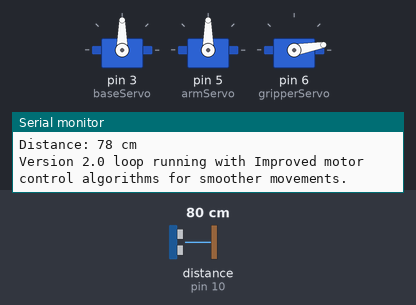
This sketch was run on a simulated Arduino Uno, built with avr-gcc and run on an emulated ATmega328P. Shown: 3 × servo, the last lines printed to the serial monitor. Wiring (inferred from the names in the program): ultrasonic range finder: trigger pin 9; echo pin 10. The inputs (shaded band) are chosen by the test bench; at power-on: distance to the obstacle (sensor on pin 10) 80 cm. The echo pulse lasts 58.3 µs per cm.

Above: at 1.4 s.
1.5 s: distance to the obstacle (sensor on pin 10) set to 17 cm
4.3 s: distance to the obstacle (sensor on pin 10) set to 14 cm
At 6.2 s:
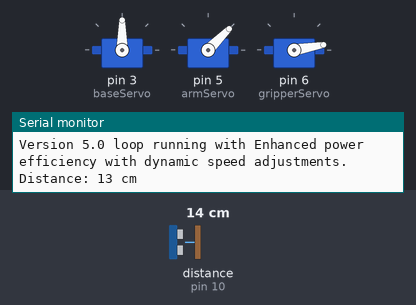
8.9 s: distance to the obstacle (sensor on pin 10) set to 18 cm
At 10.3 s:
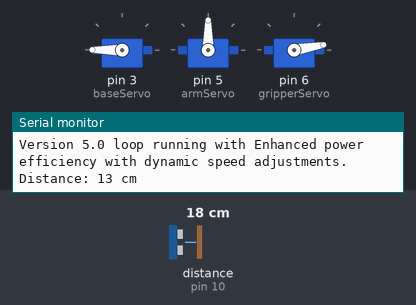
12.0 s: distance to the obstacle (sensor on pin 10) set to 2 cm
At 14.9 s:
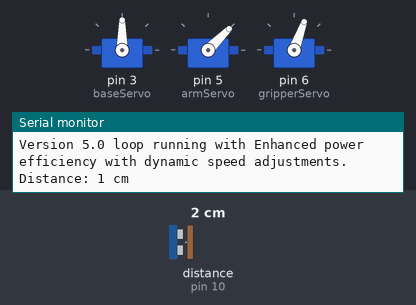
Timing chart, 0 to 17.6 s (numbered marks = the images above; inputs shaded):
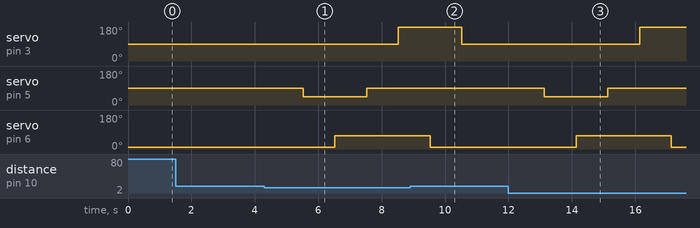

Measured:
- the behaviour switches between 16 and 15 cm on distance to the obstacle (sensor on pin 10) (found by bisection; images 0 and 1)
- after the input at 4.3 s, servo on pin 3 (baseServo): 90° → 180° after 4.2 s; servo on pin 5 (armServo): 90° → 45° after 1.2 s, → 90° 2.0 s later; servo on pin 6 (gripperServo): 10° → 70° after 2.2 s
- after the input at 8.9 s, servo on pin 5 (armServo): stays 90° (without the input it goes to 45° after 2.9 s)
- after the input at 12.0 s, servo on pin 3 (baseServo): 90° → 180° after 4.1 s; servo on pin 5 (armServo): 90° → 45° after 1.1 s, → 90° 2.0 s later; servo on pin 6 (gripperServo): 10° → 70° after 2.1 s, → 10° 3.0 s later

The sketch:

FruitBot.ino
```cpp
#include <Servo.h>

// Define the servos for the arm and gripper
Servo baseServo;
Servo armServo;
Servo gripperServo;

// Define pins for ultrasonic sensor
const int trigPin = 9;
const int echoPin = 10;

// Variables for ultrasonic sensor
long duration;
int distance;

void inner1_setup() {
  // Attach the servos to their respective pins
  baseServo.attach(3);   // Base rotation
  armServo.attach(5);    // Arm movement
  gripperServo.attach(6); // Gripper movement

  // Ultrasonic sensor setup
  pinMode(trigPin, OUTPUT);
  pinMode(echoPin, INPUT);

  // Move the robot arm to the starting position
  baseServo.write(90);    // Middle position (neutral)
  armServo.write(90);     // Neutral arm position
  gripperServo.write(10); // Open gripper

  Serial.begin(9600);     // Start serial communication
}

void inner1_loop() {
  // Measure distance using ultrasonic sensor
  distance = measureDistance();

  // If the object is within 15 cm range, pick it up
  if (distance < 15 && distance > 0) {
    pickUpObject();
  }

  delay(1000);  // Wait before the next loop
}

// Function to measure distance using the ultrasonic sensor
int measureDistance() {
  digitalWrite(trigPin, LOW);
  delayMicroseconds(2);
  digitalWrite(trigPin, HIGH);
  delayMicroseconds(10);
  digitalWrite(trigPin, LOW);

  // Read the echoPin
  duration = pulseIn(echoPin, HIGH);

  // Calculate distance in cm
  distance = duration * 0.034 / 2;

  Serial.print("Distance: ");
  Serial.print(distance);
  Serial.println(" cm");

  return distance;
}

// Function to simulate picking up the object
void pickUpObject() {
  // Move the arm down
  armServo.write(45);
  delay(1000);  // Wait for the arm to move

  // Close the gripper to grab the object
  gripperServo.write(70);
  delay(1000);

  // Lift the object
  armServo.write(90);
  delay(1000);

  // Rotate the base to move the object to a new location
  baseServo.write(180);
  delay(1000);

  // Release the object
  gripperServo.write(10);
  delay(1000);

  // Move back to starting position
  baseServo.write(90);
  armServo.write(90);
}


    // Version 2.0: Improved motor control algorithms for smoother movements.

    void inner2_setup() {
        inner1_setup();  // Call setup from version 1
        Serial.println("Version 2.0 setup complete with Improved motor control algorithms for smoother movements.");
    }

    void inner2_loop() {
        inner1_loop();  // Call loop from version 1
        Serial.println("Version 2.0 loop running with Improved motor control algorithms for smoother movements.");
    }


    // Version 3.0: Added obstacle detection using ultrasonic sensors.

    void inner3_setup() {
        inner2_setup();  // Call setup from version 2
        Serial.println("Version 3.0 setup complete with Added obstacle detection using ultrasonic sensors.");
    }

    void inner3_loop() {
        inner2_loop();  // Call loop from version 2
        Serial.println("Version 3.0 loop running with Added obstacle detection using ultrasonic sensors.");
    }


    // Version 4.0: Introduced basic pathfinding to avoid obstacles.

    void inner4_setup() {
        inner3_setup();  // Call setup from version 3
        Serial.println("Version 4.0 setup complete with Introduced basic pathfinding to avoid obstacles.");
    }

    void inner4_loop() {
        inner3_loop();  // Call loop from version 3
        Serial.println("Version 4.0 loop running with Introduced basic pathfinding to avoid obstacles.");
    }


    // Version 5.0: Enhanced power efficiency with dynamic speed adjustments.

    void setup() {
        inner4_setup();  // Call setup from version 4
        Serial.println("Version 5.0 setup complete with Enhanced power efficiency with dynamic speed adjustments.");
    }

    void loop() {
        inner4_loop();  // Call loop from version 4
        Serial.println("Version 5.0 loop running with Enhanced power efficiency with dynamic speed adjustments.");
    }
    
```
